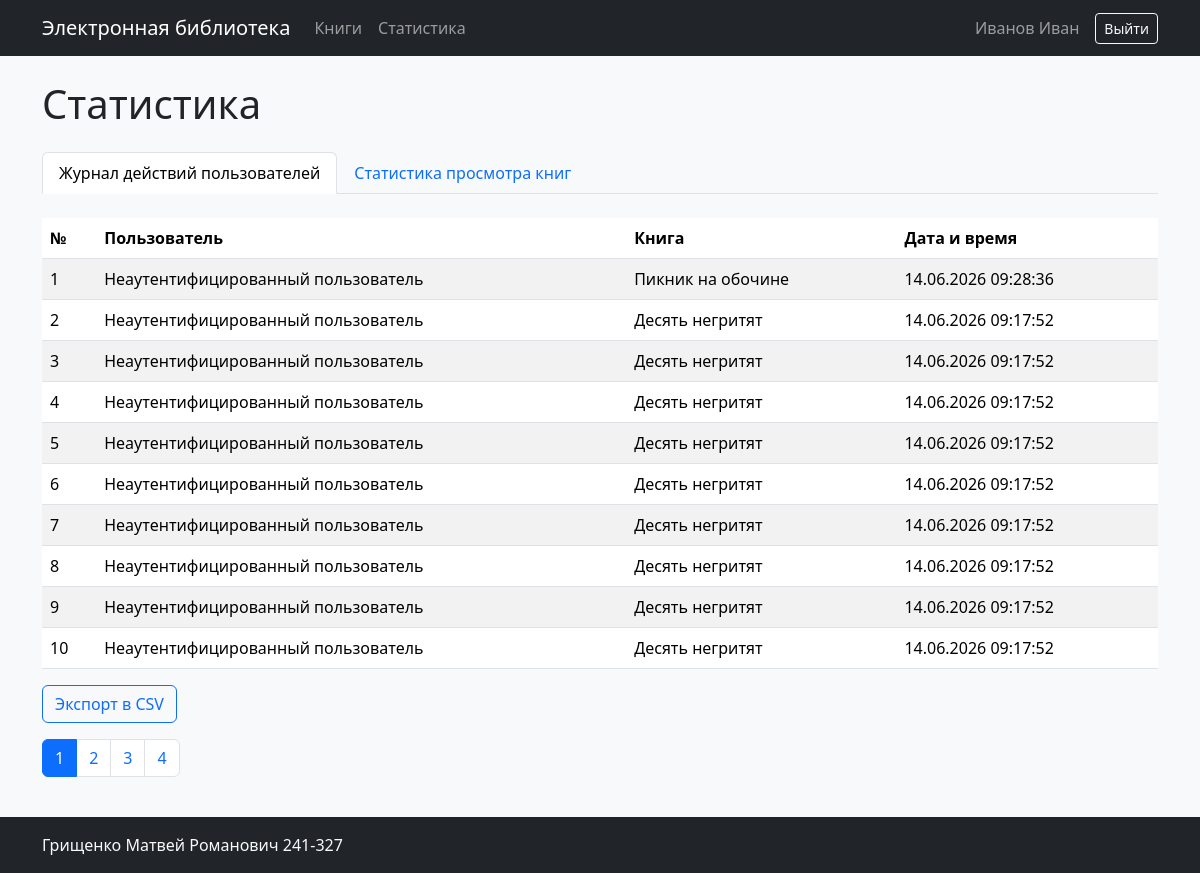
The app's page /statistics/ (signed in) with its own data.
### app/models.py (models this page shows, shortened)
class User(db.Model, UserMixin):
    __tablename__ = "users"
    id: Mapped[int] = mapped_column(primary_key=True)
    login: Mapped[str] = mapped_column(db.String(100), unique=True, nullable=False)
    password_hash: Mapped[str] = mapped_column(db.String(255), nullable=False)
    last_name: Mapped[str] = mapped_column(db.String(100), nullable=False)
    first_name: Mapped[str] = mapped_column(db.String(100), nullable=False)
    middle_name: Mapped[str | None] = mapped_column(db.String(100))
    role_id: Mapped[int] = mapped_column(
        db.ForeignKey("roles.id"), nullable=False
    )
    role: Mapped[Role] = relationship(back_populates="users")
    reviews: Mapped[list["Review"]] = relationship(
        back_populates="user", cascade="all, delete-orphan"
    )
    views: Mapped[list["BookView"]] = relationship(back_populates="user")
    @property
    def full_name(self):
        return " ".join(
            part for part in (self.last_name, self.first_name, self.middle_name) if part
        )
    @property
    def role_name(self):
        return self.role.name

class BookView(db.Model):
    __tablename__ = "book_views"
    id: Mapped[int] = mapped_column(primary_key=True)
    book_id: Mapped[int] = mapped_column(
        db.ForeignKey("books.id", ondelete="CASCADE"), nullable=False
    )
    user_id: Mapped[int | None] = mapped_column(db.ForeignKey("users.id"))
    visitor_key: Mapped[str] = mapped_column(db.String(64), nullable=False, index=True)
    viewed_at: Mapped[datetime] = mapped_column(
        default=datetime.utcnow, nullable=False, index=True
    )
    book: Mapped[Book] = relationship(back_populates="views")
    user: Mapped[User | None] = relationship(back_populates="views")

class Book(db.Model):
    __tablename__ = "books"
    id: Mapped[int] = mapped_column(primary_key=True)
    title: Mapped[str] = mapped_column(db.String(255), nullable=False)
    short_description: Mapped[str] = mapped_column(db.Text, nullable=False)
    year: Mapped[int] = mapped_column(nullable=False)
    publisher: Mapped[str] = mapped_column(db.String(255), nullable=False)
    author: Mapped[str] = mapped_column(db.String(255), nullable=False)
    pages: Mapped[int] = mapped_column(nullable=False)
    created_at: Mapped[datetime] = mapped_column(default=datetime.utcnow)
    genres: Mapped[list[Genre]] = relationship(secondary=book_genres, lazy="selectin")
    cover: Mapped["Cover"] = relationship(
        back_populates="book",
        cascade="all, delete-orphan",
        uselist=False,
        passive_deletes=True,
    )
    reviews: Mapped[list["Review"]] = relationship(
        back_populates="book",
        cascade="all, delete-orphan",
        passive_deletes=True,
    )
    views: Mapped[list["BookView"]] = relationship(
        back_populates="book",
        cascade="all, delete-orphan",
        passive_deletes=True,
    )

### app/stats.py (the view)
@bp.route("/")
@rights_required("statistics")
def index():
    tab = request.args.get("tab", "journal")
    page = request.args.get("page", 1, type=int)
    raw_from = request.args.get("date_from", "")
    raw_to = request.args.get("date_to", "")
    date_from = parse_date(raw_from)
    date_to = parse_date(raw_to, end=True)
    if tab == "views":
        pagination = db.paginate(
            views_query(date_from, date_to),
            page=page,
            per_page=10,
            error_out=False,
        )
    else:
        pagination = db.paginate(
            journal_query(), page=page, per_page=10, error_out=False
        )
    return render_template(
        "statistics/index.html",
        title="Статистика",
        tab=tab,
        pagination=pagination,
        date_from=raw_from,
        date_to=raw_to,
    )

### app/__init__.py (called while the page is built)
@login_manager.user_loader
def load_user(user_id):
    return db.session.get(User, int(user_id))

### app/rights.py (called while the page is built)
def can(action):
    return (
        current_user.is_authenticated
        and action in RIGHTS.get(current_user.role_name, set())
    )

def rights_required(action):
    def decorator(view):
        @wraps(view)
        def wrapped(*args, **kwargs):
            if not current_user.is_authenticated:
                flash(
                    "Для выполнения данного действия необходимо пройти процедуру аутентификации",
                    "warning",
                )
                return redirect(url_for("auth.login", next=request.url))
            if not can(action):
                flash(
                    "У вас недостаточно прав для выполнения данного действия",
                    "danger",
                )
                return redirect(url_for("books.index"))
            return view(*args, **kwargs)
        return wrapped
    return decorator

### app/stats.py (called while the page is built)
def parse_date(value, end=False):
    if not value:
        return None
    parsed = datetime.strptime(value, "%Y-%m-%d").date()
    return datetime.combine(parsed, time.max if end else time.min)

def journal_query():
    return (
        db.select(BookView)
        .order_by(BookView.viewed_at.desc())
    )

### app/templates/statistics/index.html
{% extends 'base.html' %}
{% from 'pagination.html' import render_pagination %}
{% block content %}
<h1 class="mb-4">Статистика</h1>
<ul class="nav nav-tabs mb-4">
  <li class="nav-item">
    <a class="nav-link {% if tab == 'journal' %}active{% endif %}" href="{{ url_for('stats.index', tab='journal') }}">Журнал действий пользователей</a>
  </li>
  <li class="nav-item">
    <a class="nav-link {% if tab == 'views' %}active{% endif %}" href="{{ url_for('stats.index', tab='views') }}">Статистика просмотра книг</a>
  </li>
</ul>
{% if tab == 'views' %}
  <form class="row g-3 align-items-end mb-4" method="get">
    <input type="hidden" name="tab" value="views">
    <div class="col-sm-4">
      <label class="form-label">Дата от</label>
      <input class="form-control" name="date_from" type="date" value="{{ date_from }}">
    </div>
    <div class="col-sm-4">
      <label class="form-label">Дата до</label>
      <input class="form-control" name="date_to" type="date" value="{{ date_to }}">
    </div>
    <div class="col-sm-4"><button class="btn btn-primary">Применить</button></div>
  </form>
  <div class="table-responsive">
    <table class="table table-striped">
      <thead><tr><th>№</th><th>Название книги</th><th>Количество просмотров</th></tr></thead>
      <tbody>
        {% for row in pagination.items %}
          <tr><td>{{ (pagination.page - 1) * pagination.per_page + loop.index }}</td><td>{{ row.title }}</td><td>{{ row.views_count }}</td></tr>
        {% else %}
          <tr><td colspan="3">Данные отсутствуют.</td></tr>
        {% endfor %}
      </tbody>
    </table>
  </div>
  <a class="btn btn-outline-primary mb-3" href="{{ url_for('stats.views_csv', date_from=date_from, date_to=date_to) }}">Экспорт в CSV</a>
  {{ render_pagination(pagination, 'stats.index', {'tab': 'views', 'date_from': date_from, 'date_to': date_to}) }}
{% else %}
  <div class="table-responsive">
    <table class="table table-striped">
      <thead><tr><th>№</th><th>Пользователь</th><th>Книга</th><th>Дата и время</th></tr></thead>
      <tbody>
        {% for view in pagination.items %}
          <tr>
            <td>{{ (pagination.page - 1) * pagination.per_page + loop.index }}</td>
            <td>{{ view.user.full_name if view.user else 'Неаутентифицированный пользователь' }}</td>
            <td>{{ view.book.title }}</td>
            <td>{{ view.viewed_at.strftime('%d.%m.%Y %H:%M:%S') }}</td>
          </tr>
        {% else %}
          <tr><td colspan="4">Данные отсутствуют.</td></tr>
        {% endfor %}
      </tbody>
    </table>
  </div>
  <a class="btn btn-outline-primary mb-3" href="{{ url_for('stats.journal_csv') }}">Экспорт в CSV</a>
  {{ render_pagination(pagination, 'stats.index', {'tab': 'journal'}) }}
{% endif %}
{% endblock %}

### app/templates/base.html (shortened to what this page needs)
<!doctype html>
<html lang="ru">
  <head>
    <link href="https://cdn.jsdelivr.net/npm/bootstrap@5.3.3/dist/css/bootstrap.min.css" rel="stylesheet">
    <link href="https://cdn.jsdelivr.net/npm/easymde/dist/easymde.min.css" rel="stylesheet">
    <link rel="stylesheet" href="{{ url_for('static', filename='styles.css') }}">
  </head>
  <body class="d-flex flex-column min-vh-100">
    <nav class="navbar navbar-expand-lg navbar-dark bg-dark">
      <div class="container">
        <a class="navbar-brand" href="{{ url_for('books.index') }}">Электронная библиотека</a>
        <div class="collapse navbar-collapse" id="navbar">
          <div class="navbar-nav me-auto">
            <a class="nav-link" href="{{ url_for('books.index') }}">Книги</a>
            {% if can('statistics') %}
              <a class="nav-link" href="{{ url_for('stats.index') }}">Статистика</a>
            {% endif %}
          </div>
          <div class="navbar-nav align-items-lg-center">
            {% if current_user.is_authenticated %}
              <span class="navbar-text me-lg-3">{{ current_user.full_name }}</span>
              <a class="btn btn-outline-light btn-sm" href="{{ url_for('auth.logout') }}">Выйти</a>
            {% else %}
              <a class="btn btn-outline-light btn-sm" href="{{ url_for('auth.login') }}">Войти</a>
            {% endif %}
          </div>
        </div>
      </div>
    </nav>
    <main class="container py-4 flex-grow-1">
      {% block content %}{% endblock %}
    </main>
    <footer class="bg-dark text-light py-3">
      <div class="container">Грищенко Матвей Романович 241-327</div>
    </footer>
  </body>
</html>

### app/static/styles.css (style rules this page uses)
body { background: #f8f9fa; color: #202428; }

### records on screen
User: full_name "Иванов Иван"
BookView: page "1", user "Неаутентифицированный пользователь", book "Пикник на обочине", viewed_at "14.06.2026 09:28:36"
BookView: page "2", user "Неаутентифицированный пользователь", book "Десять негритят", viewed_at "14.06.2026 09:17:52"
BookView: (pagination.page-1)*pagination.per_page+loop.index "3", user "Неаутентифицированный пользователь", book "Десять негритят", viewed_at "14.06.2026 09:17:52"
BookView: page "4", user "Неаутентифицированный пользователь", book "Десять негритят", viewed_at "14.06.2026 09:17:52"
BookView: page "5", user "Неаутентифицированный пользователь", book "Десять негритят", viewed_at "14.06.2026 09:17:52"
BookView: page "6", user "Неаутентифицированный пользователь", book "Десять негритят", viewed_at "14.06.2026 09:17:52"
BookView: page "7", user "Неаутентифицированный пользователь", book "Десять негритят", viewed_at "14.06.2026 09:17:52"
BookView: page "8", user "Неаутентифицированный пользователь", book "Десять негритят", viewed_at "14.06.2026 09:17:52"
BookView: page "9", user "Неаутентифицированный пользователь", book "Десять негритят", viewed_at "14.06.2026 09:17:52"
BookView: page "10", user "Неаутентифицированный пользователь", book "Десять негритят", viewed_at "14.06.2026 09:17:52"

### other values on screen
{{ page }} "1" "2" "3" "4"
